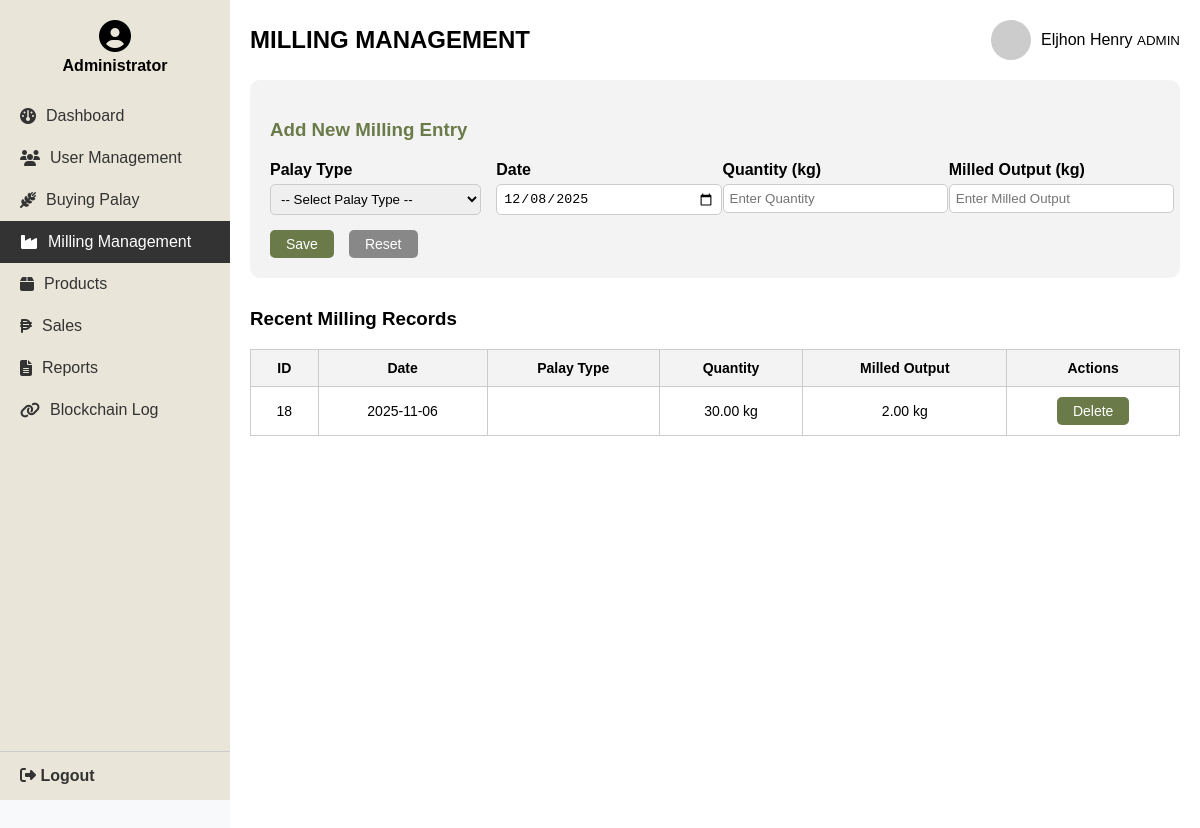
Screenshot of /original/milling.php with the database file from the repository.
### tables this page shows
CREATE TABLE `milling` (
  `id` int(11) NOT NULL,
  `date` date NOT NULL,
  `quantity` decimal(10,2) NOT NULL,
  `milled_output` decimal(10,2) NOT NULL,
  `operator_user_id` varchar(50) NOT NULL,
  `created_at` timestamp NOT NULL DEFAULT current_timestamp(),
  `rice_name` varchar(255) DEFAULT NULL,
  `status` enum('Pending','Approved','Rejected') DEFAULT 'Pending',
  `remarks` varchar(255) DEFAULT NULL
);

### original/milling.php (the view, shortened to what this page needs)
<?php
include "db.php";
?>
<!DOCTYPE html>
<html lang="en">
<head>
<link rel="stylesheet" href="https://cdnjs.cloudflare.com/ajax/libs/font-awesome/6.4.0/css/all.min.css">
</head>
<body>
<aside class="sidebar">
  <div>
    <div class="profile">
      <i class="fa-solid fa-user-circle"></i>
      <span>Administrator</span>
    </div>
    <ul class="menu">
      <li><a href="dashboard.php"><i class="fa-solid fa-gauge"></i> Dashboard</a></li>
      <li><a href="usermanagement.php"><i class="fa-solid fa-users"></i> User Management</a></li>
      <li><a href="buyingpalay.php"><i class="fa-solid fa-wheat-awn"></i> Buying Palay</a></li>
      <li class="active"><a href="milling.php"><i class="fa-solid fa-industry"></i> Milling Management</a></li>
      <li><a href="products.php"><i class="fa-solid fa-box"></i> Products</a></li>
      <li><a href="sales.php"><i class="fa-solid fa-peso-sign"></i> Sales</a></li>
      <li><a href="reports.php"><i class="fa-solid fa-file-lines"></i> Reports</a></li>
      <li><a href="blockchain.php"><i class="fa-solid fa-link"></i> Blockchain Log</a></li>
    </ul>
  </div>
  <div class="logout" onclick="window.location.href='logout.php'">
    <i class="fa-solid fa-right-from-bracket"></i> Logout
  </div>
</aside>
<main class="main-content">
<header class="header">
  <h2>MILLING MANAGEMENT</h2>
  <div class="user-info">
    <img src="https://via.placeholder.com/40" alt="User Avatar">
    <div>
      <span>Eljhon Henry</span>
      <small>ADMIN</small>
    </div>
  </div>
</header>
<section class="form-section">
  <h3 style="color:#6a7a48; margin-bottom:20px;">Add New Milling Entry</h3>
  <form method="POST" id="addMillingForm">
    <div class="form-grid">
      <div>
        <label>Palay Type</label>
        <select name="palay_type" id="add-type" required>
          <option value="">-- Select Palay Type --</option>
        </select>
      </div>
      <div>
        <label>Date</label>
        <input type="date" name="date" id="add-date" value="<?php echo date('Y-m-d'); ?>" required>
      </div>
      <div>
        <label>Quantity (kg)</label>
        <input type="number" name="quantity" id="add-quantity" placeholder="Enter Quantity" required>
      </div>
      <div>
  <label>Milled Output (kg)</label>
  <input type="number" name="milled_output" id="add-output" placeholder="Enter Milled Output" required>
</div>
    </div>
    <div class="form-actions">
      <button type="submit" name="add" class="btn">Save</button>
      <button type="reset" class="btn" style="background:#888;">Reset</button>
    </div>
  </form>
</section>
<h3>Recent Milling Records</h3>
<table>
<thead>
  <tr>
    <th>ID</th>
    <th>Date</th>
    <th>Palay Type</th>
    <th>Quantity</th>
    <th>Milled Output</th>
    <th>Actions</th>
  </tr>
</thead>
<tbody>
<?php
$result = $conn->query("SELECT * FROM milling ORDER BY id DESC");
while($row = $result->fetch_assoc()){
    echo "
    <tr>
        <td>{$row['id']}</td>
        <td>{$row['date']}</td>
        <td>{$row['palay_type']}</td>
        <td>{$row['quantity']} kg</td>
        <td>{$row['milled_output']} kg</td>
        <td>
            <form method='POST' style='display:inline-block;'>
                <input type='hidden' name='id' value='{$row['id']}'>
                <button type='submit' name='delete' class='btn'>Delete</button>
            </form>
        </td>
    </tr>";
}
?>
</tbody>
</table>
</main>
</body>
</html>

### original/milling.php (style rules this page uses)
body { margin: 0; font-family: Arial, sans-serif; display: flex; background: #f8f9fa; height: 100vh; overflow: hidden; }
.sidebar { width: 230px; background: #e9e6d9; height: 100vh; display: flex; flex-direction: column; justify-content: space-between; position: fixed; top: 0; left: 0; overflow-y: auto; }
.sidebar .profile { text-align: center; margin:20px 0; font-weight:bold; }
.sidebar .profile i { font-size:2rem; display:block; margin-bottom:5px; }
.sidebar .menu { list-style:none; padding:0; margin:0; flex:1; }
.sidebar .menu li { padding:12px 20px; cursor:pointer; display:flex; align-items:center; gap:10px; color:#333; }
.sidebar .menu li:hover, .sidebar .menu li.active { background:#333; color:#fff; }
.sidebar .menu a { text-decoration:none; color:inherit; display:flex; align-items:center; gap:10px; width:100%; }
.sidebar .logout { display:block; padding:15px 20px; border-top:1px solid #ccc; cursor:pointer; font-weight:bold; color:#333; text-decoration:none; }
.main-content { flex:1; padding:20px; background:#fff; margin-left:230px; height:100vh; overflow-y:auto; }
.header { display:flex; justify-content:space-between; align-items:center; margin-bottom:20px; flex-wrap:wrap; }
.header h2 { margin:0; }
.user-info { display:flex; align-items:center; gap:10px; }
.user-info img { border-radius:50%; width:40px; height:40px; }
.form-section { margin-bottom:30px; padding:20px; background:#f3f3f3; border-radius:10px; }
.form-grid { display:grid; grid-template-columns: repeat(auto-fit, minmax(200px,1fr)); gap:15px; }
.form-grid label { font-weight:bold; display:block; margin-bottom:5px; }
.form-grid input, .form-grid select { width:100%; padding:6px; border:1px solid #ccc; border-radius:5px; }
.form-actions { grid-column:1/-1; display:flex; gap:15px; justify-content:left; margin-top:15px; }
table { width:100%; border-collapse:collapse; font-size:14px; }
table th, table td { border:1px solid #ccc; padding:10px; text-align:center; }
table th { background:#f3f3f3; }
.btn { padding:6px 16px; background:#6a7a48; color:#fff; border:none; border-radius:5px; cursor:pointer; font-size:14px; }

### rows the page displays
milling: id "18", date "2025-11-06", quantity "30.00", milled_output "2.00"
